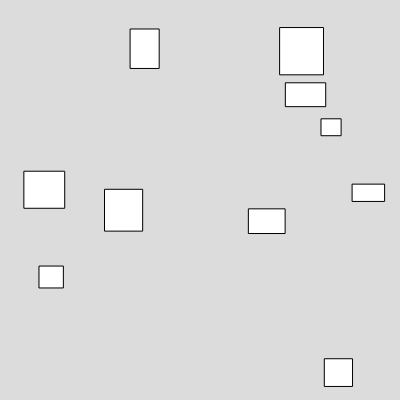
Frame 1 (no input)
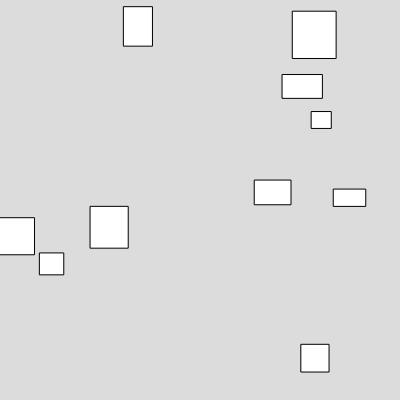
Frame 60 (no input)
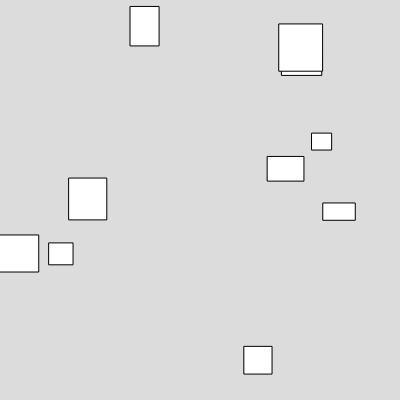
Frame 120 (the mouse pressed at the canvas centre since frame 60)

The p5.js sketch that drew these frames (run headless with seeded random() and noise() and a simulated clock; from frame 60 on, the mouse is pressed at the canvas centre):

// p5.js sketch
// ── sketch.js
// sketch.js
let shapes = [];

class Shape {
  constructor(x, y, w, h) {
    this.x = x;
    this.y = y;
    this.w = w;
    this.h = h;
  }

  render() {
    rect(this.x, this.y, this.w, this.h);
  }

  move() {
    this.x += random(-5, 5);
    this.y += random(-5, 5);
  }
}

function setup() {
  createCanvas(400, 400);
  for (let i = 0; i < 10; i++) {
    let x = random(width);
    let y = random(height);
    let w = random(10, 50);
    let h = random(10, 50);
    shapes.push(new Shape(x, y, w, h));
  }
}

function draw() {
  background(220);
  for (let shape of shapes) {
    shape.render();
    shape.move();
  }
}
